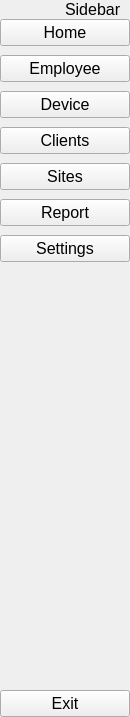
          <widget class="QWidget" name="widget_2" native="true">
           <property name="maximumSize">
            <size>
             <width>130</width>
             <height>16777215</height>
            </size>
           </property>
           <property name="styleSheet">
            <string notr="true"/>
           </property>
           <layout class="QVBoxLayout" name="verticalLayout_17">
            <property name="spacing">
             <number>0</number>
            </property>
            <property name="leftMargin">
             <number>0</number>
            </property>
            <property name="topMargin">
             <number>0</number>
            </property>
            <property name="rightMargin">
             <number>0</number>
            </property>
            <property name="bottomMargin">
             <number>0</number>
            </property>
            <item>
             <layout class="QHBoxLayout" name="horizontalLayout_9">
              <item>
               <widget class="QLabel" name="label_10">
                <property name="text">
                 <string/>
                </property>
                <property name="pixmap">
                 <pixmap resource="../Siderbar/Sidebar_04_test/resources_02.qrc">:/icon/icon/sidebar.svg</pixmap>
                </property>
               </widget>
              </item>
              <item>
               <widget class="QLabel" name="label_11">
                <property name="font">
                 <font>
                  <pointsize>12</pointsize>
                 </font>
                </property>
                <property name="text">
                 <string>Sidebar</string>
                </property>
               </widget>
              </item>
             </layout>
            </item>
            <item>
             <layout class="QVBoxLayout" name="verticalLayout_18">
              <property name="spacing">
               <number>9</number>
              </property>
              <item>
               <widget class="QPushButton" name="pushButton_55">
                <property name="font">
                 <font>
                  <pointsize>12</pointsize>
                 </font>
                </property>
                <property name="text">
                 <string>Home</string>
                </property>
                <property name="icon">
                 <iconset resource="../Siderbar/Sidebar_04_test/resources_02.qrc">
                  <normaloff>:/icon/icon/home.svg</normaloff>:/icon/icon/home.svg</iconset>
                </property>
                <property name="iconSize">
                 <size>
                  <width>30</width>
                  <height>30</height>
                 </size>
                </property>
                <property name="checkable">
                 <bool>true</bool>
                </property>
                <property name="autoExclusive">
                 <bool>true</bool>
                </property>
               </widget>
              </item>
              <item>
               <widget class="QPushButton" name="pushButton_58">
                <property name="font">
                 <font>
                  <pointsize>12</pointsize>
                 </font>
                </property>
                <property name="text">
                 <string>Employee</string>
                </property>
                <property name="icon">
                 <iconset resource="../Siderbar/Sidebar_04_test/resources_02.qrc">
                  <normaloff>:/icon/icon/users.svg</normaloff>:/icon/icon/users.svg</iconset>
                </property>
                <property name="iconSize">
                 <size>
                  <width>30</width>
                  <height>30</height>
                 </size>
                </property>
                <property name="checkable">
                 <bool>true</bool>
                </property>
                <property name="autoExclusive">
                 <bool>true</bool>
                </property>
               </widget>
              </item>
              <item>
               <widget class="QPushButton" name="pushButton_57">
                <property name="font">
                 <font>
                  <pointsize>12</pointsize>
                 </font>
                </property>
                <property name="text">
                 <string>Device</string>
                </property>
                <property name="icon">
                 <iconset resource="../Siderbar/Sidebar_04_test/resources_02.qrc">
                  <normaloff>:/icon/icon/monitor.svg</normaloff>:/icon/icon/monitor.svg</iconset>
                </property>
                <property name="iconSize">
                 <size>
                  <width>30</width>
                  <height>30</height>
                 </size>
                </property>
                <property name="checkable">
                 <bool>true</bool>
                </property>
                <property name="autoExclusive">
                 <bool>true</bool>
                </property>
               </widget>
              </item>
              <item>
               <widget class="QPushButton" name="pushButton_70">
                <property name="font">
                 <font>
                  <pointsize>12</pointsize>
                 </font>
                </property>
                <property name="text">
                 <string>Clients</string>
                </property>
                <property name="icon">
                 <iconset resource="../Siderbar/Sidebar_04_test/resources_02.qrc">
                  <normaloff>:/icon/icon/user.svg</normaloff>:/icon/icon/user.svg</iconset>
                </property>
                <property name="iconSize">
                 <size>
                  <width>30</width>
                  <height>30</height>
                 </size>
                </property>
                <property name="checkable">
                 <bool>true</bool>
                </property>
                <property name="autoExclusive">
                 <bool>true</bool>
                </property>
               </widget>
              </item>
              <item>
               <widget class="QPushButton" name="pushButton_56">
                <property name="font">
                 <font>
                  <pointsize>12</pointsize>
                 </font>
                </property>
                <property name="text">
                 <string>Sites</string>
                </property>
                <property name="icon">
                 <iconset resource="../Siderbar/Sidebar_04_test/resources_02.qrc">
                  <normaloff>:/icon/icon/map-pin.svg</normaloff>:/icon/icon/map-pin.svg</iconset>
                </property>
                <property name="iconSize">
                 <size>
                  <width>30</width>
                  <height>30</height>
                 </size>
                </property>
                <property name="checkable">
                 <bool>true</bool>
                </property>
                <property name="autoExclusive">
                 <bool>true</bool>
                </property>
               </widget>
              </item>
              <item>
               <widget class="QPushButton" name="pushButton_59">
                <property name="font">
                 <font>
                  <pointsize>12</pointsize>
                 </font>
                </property>
                <property name="text">
                 <string>Report</string>
                </property>
                <property name="icon">
                 <iconset resource="../Siderbar/Sidebar_04_test/resources_02.qrc">
                  <normaloff>:/icon/icon/file.svg</normaloff>:/icon/icon/file.svg</iconset>
                </property>
                <property name="iconSize">
                 <size>
                  <width>30</width>
                  <height>30</height>
                 </size>
                </property>
                <property name="checkable">
                 <bool>true</bool>
                </property>
                <property name="autoExclusive">
                 <bool>true</bool>
                </property>
               </widget>
              </item>
              <item>
               <widget class="QPushButton" name="pushButton_60">
                <property name="font">
                 <font>
                  <pointsize>12</pointsize>
                 </font>
                </property>
                <property name="text">
                 <string>Settings</string>
                </property>
                <property name="icon">
                 <iconset resource="../Siderbar/Sidebar_04_test/resources_02.qrc">
                  <normaloff>:/icon/icon/settings.svg</normaloff>:/icon/icon/settings.svg</iconset>
                </property>
                <property name="iconSize">
                 <size>
                  <width>30</width>
                  <height>30</height>
                 </size>
                </property>
                <property name="checkable">
                 <bool>true</bool>
                </property>
                <property name="autoExclusive">
                 <bool>true</bool>
                </property>
               </widget>
              </item>
             </layout>
            </item>
            <item>
             <spacer name="verticalSpacer_7">
              <property name="orientation">
               <enum>Qt::Vertical</enum>
              </property>
              <property name="sizeHint" stdset="0">
               <size>
                <width>98</width>
                <height>428</height>
               </size>
              </property>
             </spacer>
            </item>
            <item>
             <widget class="QPushButton" name="pushButton_61">
              <property name="font">
               <font>
                <pointsize>12</pointsize>
               </font>
              </property>
              <property name="text">
               <string>Exit</string>
              </property>
              <property name="icon">
               <iconset resource="../Siderbar/Sidebar_04_test/resources_02.qrc">
                <normaloff>:/icon/icon/log-out.svg</normaloff>:/icon/icon/log-out.svg</iconset>
              </property>
              <property name="iconSize">
               <size>
                <width>30</width>
                <height>30</height>
               </size>
              </property>
             </widget>
            </item>
           </layout>
          </widget>
